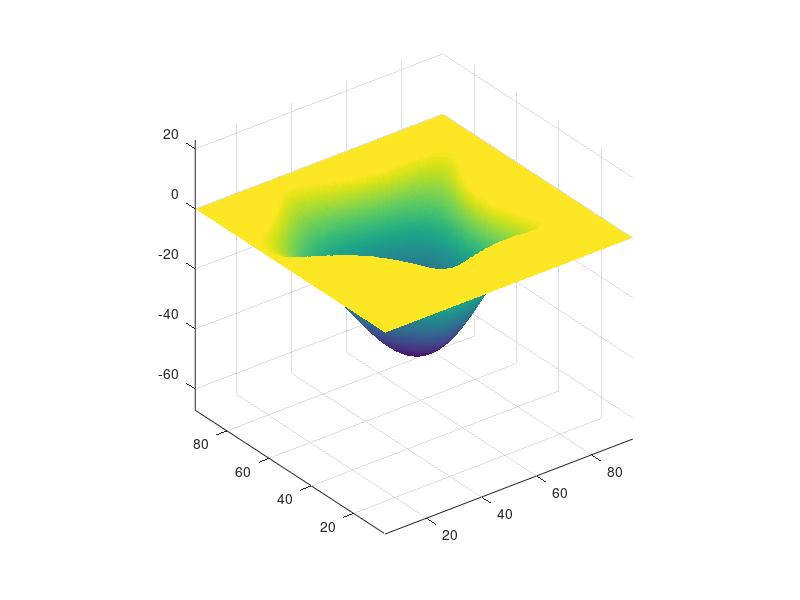

Recreate this plot in MATLAB.
clc
clear all


%------------------------------------------
load dane_jezioro   % dane XX, YY, FF sa potrzebne jedynie do wizualizacji problemu. 
surf(XX,YY,FF)
shading interp
axis equal
%------------------------------------------


%------------------------------------------
% Implementacja Monte Carlo dla f(x,y) w celu obliczenia objetosci wody w zbiorniku wodnym. 
% Calka = ?
% Nalezy skorzystac z nastepujacej funkcji:
% z = glebokosc(x,y); % wyznaczanie glebokosci jeziora w punkcie (x,y),
% gdzie x i y sa losowane
%------------------------------------------
